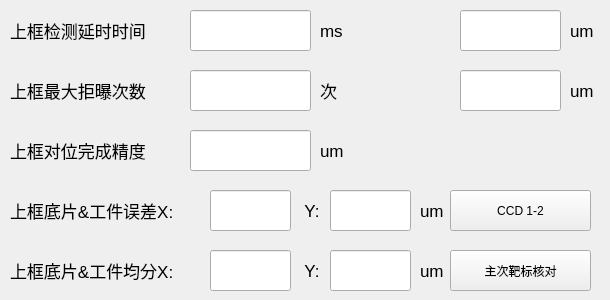
   <widget class="QWidget" name="page_upccd">
    <widget class="QLabel" name="label_up_checkdelayunit">
     <property name="geometry">
      <rect>
       <x>320</x>
       <y>10</y>
       <width>31</width>
       <height>41</height>
      </rect>
     </property>
     <property name="font">
      <font>
       <pointsize>13</pointsize>
      </font>
     </property>
     <property name="text">
      <string>ms</string>
     </property>
    </widget>
    <widget class="QLabel" name="label_up_checkdelay">
     <property name="geometry">
      <rect>
       <x>10</x>
       <y>10</y>
       <width>181</width>
       <height>41</height>
      </rect>
     </property>
     <property name="font">
      <font>
       <pointsize>13</pointsize>
      </font>
     </property>
     <property name="text">
      <string>&lt;!DOCTYPE HTML PUBLIC &quot;-//W3C//DTD HTML 4.0//EN&quot; &quot;http://www.w3.org/TR/REC-html40/strict.dtd&quot;&gt;
&lt;html&gt;&lt;head&gt;&lt;meta name=&quot;qrichtext&quot; content=&quot;1&quot; /&gt;&lt;style type=&quot;text/css&quot;&gt;
p, li { white-space: pre-wrap; }
&lt;/style&gt;&lt;/head&gt;&lt;body style=&quot; font-family:'Sans Serif'; font-size:13pt; font-weight:400; font-style:normal;&quot;&gt;
&lt;p style=&quot; margin-top:0px; margin-bottom:0px; margin-left:0px; margin-right:0px; -qt-block-indent:0; text-indent:0px;&quot;&gt;上框检测延时时间&lt;/p&gt;&lt;/body&gt;&lt;/html&gt;</string>
     </property>
    </widget>
    <widget class="QLineEdit" name="lineEdit_up_checkdelay">
     <property name="geometry">
      <rect>
       <x>190</x>
       <y>10</y>
       <width>121</width>
       <height>41</height>
      </rect>
     </property>
    </widget>
    <widget class="QLabel" name="label_up_maxjb">
     <property name="geometry">
      <rect>
       <x>10</x>
       <y>70</y>
       <width>181</width>
       <height>41</height>
      </rect>
     </property>
     <property name="font">
      <font>
       <pointsize>13</pointsize>
      </font>
     </property>
     <property name="text">
      <string>&lt;!DOCTYPE HTML PUBLIC &quot;-//W3C//DTD HTML 4.0//EN&quot; &quot;http://www.w3.org/TR/REC-html40/strict.dtd&quot;&gt;
&lt;html&gt;&lt;head&gt;&lt;meta name=&quot;qrichtext&quot; content=&quot;1&quot; /&gt;&lt;style type=&quot;text/css&quot;&gt;
p, li { white-space: pre-wrap; }
&lt;/style&gt;&lt;/head&gt;&lt;body style=&quot; font-family:'Sans Serif'; font-size:13pt; font-weight:400; font-style:normal;&quot;&gt;
&lt;p style=&quot; margin-top:0px; margin-bottom:0px; margin-left:0px; margin-right:0px; -qt-block-indent:0; text-indent:0px;&quot;&gt;上框最大拒曝次数&lt;/p&gt;&lt;/body&gt;&lt;/html&gt;</string>
     </property>
    </widget>
    <widget class="QLabel" name="label_up_maxjbunit">
     <property name="geometry">
      <rect>
       <x>320</x>
       <y>70</y>
       <width>31</width>
       <height>41</height>
      </rect>
     </property>
     <property name="font">
      <font>
       <pointsize>13</pointsize>
      </font>
     </property>
     <property name="text">
      <string>次</string>
     </property>
    </widget>
    <widget class="QLineEdit" name="lineEdit_up_maxjb">
     <property name="geometry">
      <rect>
       <x>190</x>
       <y>70</y>
       <width>121</width>
       <height>41</height>
      </rect>
     </property>
    </widget>
    <widget class="QLineEdit" name="lineEdit_up_dwjingdu">
     <property name="geometry">
      <rect>
       <x>190</x>
       <y>130</y>
       <width>121</width>
       <height>41</height>
      </rect>
     </property>
    </widget>
    <widget class="QLabel" name="label_up_dwjingduunit">
     <property name="geometry">
      <rect>
       <x>320</x>
       <y>130</y>
       <width>31</width>
       <height>41</height>
      </rect>
     </property>
     <property name="font">
      <font>
       <pointsize>13</pointsize>
      </font>
     </property>
     <property name="text">
      <string>um</string>
     </property>
    </widget>
    <widget class="QLabel" name="label_up_dwjingdu">
     <property name="geometry">
      <rect>
       <x>10</x>
       <y>130</y>
       <width>181</width>
       <height>41</height>
      </rect>
     </property>
     <property name="font">
      <font>
       <pointsize>13</pointsize>
      </font>
     </property>
     <property name="text">
      <string>&lt;!DOCTYPE HTML PUBLIC &quot;-//W3C//DTD HTML 4.0//EN&quot; &quot;http://www.w3.org/TR/REC-html40/strict.dtd&quot;&gt;
&lt;html&gt;&lt;head&gt;&lt;meta name=&quot;qrichtext&quot; content=&quot;1&quot; /&gt;&lt;style type=&quot;text/css&quot;&gt;
p, li { white-space: pre-wrap; }
&lt;/style&gt;&lt;/head&gt;&lt;body style=&quot; font-family:'Sans Serif'; font-size:13pt; font-weight:400; font-style:normal;&quot;&gt;
&lt;p style=&quot; margin-top:0px; margin-bottom:0px; margin-left:0px; margin-right:0px; -qt-block-indent:0; text-indent:0px;&quot;&gt;上框对位完成精度&lt;/p&gt;&lt;/body&gt;&lt;/html&gt;</string>
     </property>
    </widget>
    <widget class="QLabel" name="label_up_dperrory">
     <property name="geometry">
      <rect>
       <x>300</x>
       <y>190</y>
       <width>21</width>
       <height>41</height>
      </rect>
     </property>
     <property name="font">
      <font>
       <pointsize>13</pointsize>
      </font>
     </property>
     <property name="text">
      <string> Y:</string>
     </property>
    </widget>
    <widget class="QLabel" name="label_up_dperrorx">
     <property name="geometry">
      <rect>
       <x>10</x>
       <y>190</y>
       <width>201</width>
       <height>41</height>
      </rect>
     </property>
     <property name="font">
      <font>
       <pointsize>13</pointsize>
      </font>
     </property>
     <property name="text">
      <string>&lt;!DOCTYPE HTML PUBLIC &quot;-//W3C//DTD HTML 4.0//EN&quot; &quot;http://www.w3.org/TR/REC-html40/strict.dtd&quot;&gt;
&lt;html&gt;&lt;head&gt;&lt;meta name=&quot;qrichtext&quot; content=&quot;1&quot; /&gt;&lt;style type=&quot;text/css&quot;&gt;
p, li { white-space: pre-wrap; }
&lt;/style&gt;&lt;/head&gt;&lt;body style=&quot; font-family:'Sans Serif'; font-size:13pt; font-weight:400; font-style:normal;&quot;&gt;
&lt;p style=&quot; margin-top:0px; margin-bottom:0px; margin-left:0px; margin-right:0px; -qt-block-indent:0; text-indent:0px;&quot;&gt;上框底片&amp;amp;工件误差X:&lt;/p&gt;&lt;/body&gt;&lt;/html&gt;</string>
     </property>
    </widget>
    <widget class="QLineEdit" name="lineEdit_up_dperrorx">
     <property name="geometry">
      <rect>
       <x>210</x>
       <y>190</y>
       <width>81</width>
       <height>41</height>
      </rect>
     </property>
    </widget>
    <widget class="QLineEdit" name="lineEdit_up_dperrory">
     <property name="geometry">
      <rect>
       <x>330</x>
       <y>190</y>
       <width>81</width>
       <height>41</height>
      </rect>
     </property>
    </widget>
    <widget class="QLabel" name="label_up_dperroryunit">
     <property name="geometry">
      <rect>
       <x>420</x>
       <y>190</y>
       <width>31</width>
       <height>41</height>
      </rect>
     </property>
     <property name="font">
      <font>
       <pointsize>13</pointsize>
      </font>
     </property>
     <property name="text">
      <string>um</string>
     </property>
    </widget>
    <widget class="QLineEdit" name="lineEdit_up_dpdivy">
     <property name="geometry">
      <rect>
       <x>330</x>
       <y>250</y>
       <width>81</width>
       <height>41</height>
      </rect>
     </property>
    </widget>
    <widget class="QLabel" name="label_up_dpdivyunit">
     <property name="geometry">
      <rect>
       <x>420</x>
       <y>250</y>
       <width>31</width>
       <height>41</height>
      </rect>
     </property>
     <property name="font">
      <font>
       <pointsize>13</pointsize>
      </font>
     </property>
     <property name="text">
      <string>um</string>
     </property>
    </widget>
    <widget class="QLabel" name="label_up_dpdivx">
     <property name="geometry">
      <rect>
       <x>10</x>
       <y>250</y>
       <width>201</width>
       <height>41</height>
      </rect>
     </property>
     <property name="font">
      <font>
       <pointsize>13</pointsize>
      </font>
     </property>
     <property name="text">
      <string>&lt;!DOCTYPE HTML PUBLIC &quot;-//W3C//DTD HTML 4.0//EN&quot; &quot;http://www.w3.org/TR/REC-html40/strict.dtd&quot;&gt;
&lt;html&gt;&lt;head&gt;&lt;meta name=&quot;qrichtext&quot; content=&quot;1&quot; /&gt;&lt;style type=&quot;text/css&quot;&gt;
p, li { white-space: pre-wrap; }
&lt;/style&gt;&lt;/head&gt;&lt;body style=&quot; font-family:'Sans Serif'; font-size:13pt; font-weight:400; font-style:normal;&quot;&gt;
&lt;p style=&quot; margin-top:0px; margin-bottom:0px; margin-left:0px; margin-right:0px; -qt-block-indent:0; text-indent:0px;&quot;&gt;上框底片&amp;amp;工件均分X:&lt;/p&gt;&lt;/body&gt;&lt;/html&gt;</string>
     </property>
    </widget>
    <widget class="QLineEdit" name="lineEdit_up_dpdivx">
     <property name="geometry">
      <rect>
       <x>210</x>
       <y>250</y>
       <width>81</width>
       <height>41</height>
      </rect>
     </property>
    </widget>
    <widget class="QLabel" name="label_up_dpdivy">
     <property name="geometry">
      <rect>
       <x>300</x>
       <y>250</y>
       <width>31</width>
       <height>41</height>
      </rect>
     </property>
     <property name="font">
      <font>
       <pointsize>13</pointsize>
      </font>
     </property>
     <property name="text">
      <string> Y:</string>
     </property>
    </widget>
    <widget class="QLineEdit" name="lineEdit_up_filmdia">
     <property name="geometry">
      <rect>
       <x>460</x>
       <y>10</y>
       <width>101</width>
       <height>41</height>
      </rect>
     </property>
    </widget>
    <widget class="QLabel" name="label_up_filmdiaunit">
     <property name="geometry">
      <rect>
       <x>570</x>
       <y>10</y>
       <width>31</width>
       <height>41</height>
      </rect>
     </property>
     <property name="font">
      <font>
       <pointsize>13</pointsize>
      </font>
     </property>
     <property name="text">
      <string>um</string>
     </property>
    </widget>
    <widget class="QLabel" name="label_up_boarddia">
     <property name="geometry">
      <rect>
       <x>400</x>
       <y>70</y>
       <width>51</width>
       <height>41</height>
      </rect>
     </property>
     <property name="font">
      <font>
       <pointsize>13</pointsize>
      </font>
     </property>
     <property name="text">
      <string/>
     </property>
     <property name="pixmap">
      <pixmap resource="../res.qrc">:/images/image/white_black.png</pixmap>
     </property>
     <property name="scaledContents">
      <bool>true</bool>
     </property>
    </widget>
    <widget class="QLineEdit" name="lineEdit_up_boarddia">
     <property name="geometry">
      <rect>
       <x>460</x>
       <y>70</y>
       <width>101</width>
       <height>41</height>
      </rect>
     </property>
    </widget>
    <widget class="QLabel" name="label_up_boarddiaunit">
     <property name="geometry">
      <rect>
       <x>570</x>
       <y>70</y>
       <width>31</width>
       <height>41</height>
      </rect>
     </property>
     <property name="font">
      <font>
       <pointsize>13</pointsize>
      </font>
     </property>
     <property name="text">
      <string>um</string>
     </property>
    </widget>
    <widget class="QLabel" name="label_up_fiimdia">
     <property name="geometry">
      <rect>
       <x>400</x>
       <y>10</y>
       <width>51</width>
       <height>41</height>
      </rect>
     </property>
     <property name="font">
      <font>
       <pointsize>13</pointsize>
      </font>
     </property>
     <property name="text">
      <string/>
     </property>
     <property name="pixmap">
      <pixmap resource="../res.qrc">:/images/image/black_white.png</pixmap>
     </property>
     <property name="scaledContents">
      <bool>true</bool>
     </property>
    </widget>
    <widget class="QPushButton" name="btn_up_ccd1234">
     <property name="geometry">
      <rect>
       <x>450</x>
       <y>190</y>
       <width>141</width>
       <height>41</height>
      </rect>
     </property>
     <property name="focusPolicy">
      <enum>Qt::NoFocus</enum>
     </property>
     <property name="text">
      <string>CCD 1-2</string>
     </property>
    </widget>
    <widget class="QPushButton" name="btn_up_checkallmarks">
     <property name="geometry">
      <rect>
       <x>450</x>
       <y>250</y>
       <width>141</width>
       <height>41</height>
      </rect>
     </property>
     <property name="focusPolicy">
      <enum>Qt::NoFocus</enum>
     </property>
     <property name="text">
      <string>主次靶标核对</string>
     </property>
    </widget>
   </widget>
